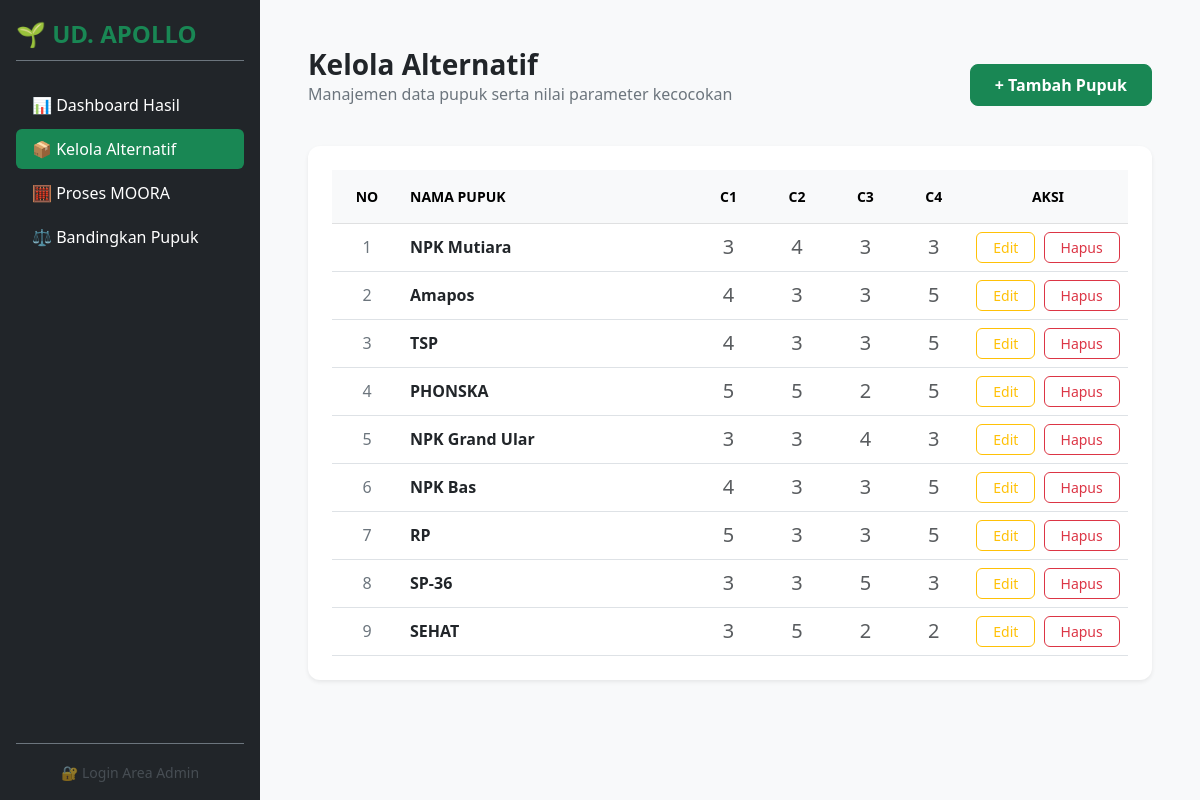
The page /alternatif.php on the database its author committed.
### tables this page shows
CREATE TABLE `kriteria` (
  `id_kriteria` int(11) NOT NULL,
  `kode_kriteria` varchar(5) NOT NULL,
  `nama_kriteria` varchar(100) NOT NULL,
  `bobot` double NOT NULL,
  `atribut` enum('benefit','cost') NOT NULL
);

CREATE TABLE `alternatif` (
  `id_alternatif` int(11) NOT NULL,
  `nama_alternatif` varchar(100) NOT NULL,
  `keterangan` text DEFAULT NULL
);

CREATE TABLE `matriks_keputusan` (
  `id_matriks` int(11) NOT NULL,
  `id_alternatif` int(11) DEFAULT NULL,
  `id_kriteria` int(11) DEFAULT NULL,
  `nilai` double NOT NULL
);

### alternatif.php (called while the page is built, shortened)
<?php
require_once 'config/config.php';
$kriteria_res = $conn->query("SELECT * FROM kriteria ORDER BY kode_kriteria");
$list_kriteria = [];
while ($k = $kriteria_res->fetch_assoc()) {
    $list_kriteria[] = $k;
}
$alternatif_res = $conn->query("SELECT * FROM alternatif");
include 'views/alternatif_list.php';
?>

### views/alternatif_list.php (the view, shortened to what this page needs)
<!DOCTYPE html>
<html lang="id">
<head>
    <link rel="stylesheet" href="https://cdn.jsdelivr.net/npm/bootstrap@5.3.0/dist/css/bootstrap.min.css">
</head>
<body class="d-flex">
    <?php include 'includes/sidebar.php'; ?>
    <div class="flex-grow-1 p-5">
        <div class="d-flex justify-content-between align-items-center mb-4">
            <div>
                <h1 class="h3 fw-bold text-dark m-0">Kelola Alternatif</h1>
                <p class="text-secondary">Manajemen data pupuk serta nilai parameter kecocokan</p>
            </div>
            <a href="form_alternatif.php" class="btn btn-success px-4 py-2 rounded-3 fw-semibold">+ Tambah Pupuk</a>
        </div>
        <div class="table-container shadow-sm">
            <div class="table-responsive">
                <table class="table table-hover align-middle m-0">
                    <thead class="table-light text-secondary small text-uppercase text-center">
                        <tr>
                            <th class="py-3" style="width: 70px;">No</th>
                            <th class="py-3 text-start">Nama Pupuk</th>
                            <?php foreach ($list_kriteria as $k): ?>
                            <th class="py-3" title="<?= $k['nama_kriteria']; ?>"><?= $k['kode_kriteria']; ?>
                            </th>
                            <?php endforeach; ?>
                            <th class="py-3" style="width: 160px;">Aksi</th>
                        </tr>
                    </thead>
                    <tbody>
                        <?php
                        $no = 1;
                        while ($alt = $alternatif_res->fetch_assoc()):
                            $id_alt = $alt['id_alternatif'];
                        ?>
                        <tr>
                            <td class="text-center text-secondary"><?= $no++; ?></td>
                            <td class="fw-semibold text-dark"><?= $alt['nama_alternatif']; ?></td>
                            <?php
                            foreach ($list_kriteria as $k) {
                                $id_k = $k['id_kriteria'];
                                $nilai_res = $conn->query("SELECT nilai FROM matriks_keputusan WHERE id_alternatif = $id_alt AND id_kriteria = $id_k");
                                $data_nilai = $nilai_res->fetch_assoc();
                                $nilai = $data_nilai ? $data_nilai['nilai'] : '-';
                                echo "<td class='text-center fs-5 text-muted'>$nilai</td>";
                            }
                            ?>
                            <td class="text-center">
                                <a href="form_alternatif.php?edit=<?= $id_alt; ?>"
                                    class="btn btn-outline-warning btn-sm px-3 rounded-2 me-1">Edit</a>
                                <a href="alternatif.php?hapus=<?= $id_alt; ?>"
                                    class="btn btn-outline-danger btn-sm px-3 rounded-2"
                                    onclick="return confirm('Apakah Anda yakin ingin menghapus pupuk ini?')">Hapus</a>
                            </td>
                        </tr>
                        <?php endwhile; ?>
                    </tbody>
                </table>
            </div>
        </div>
    </div>
</body>
</html>

### includes/sidebar.php (shortened to what this page needs)
<?php
$is_admin_logged = (isset($_SESSION['role']) && $_SESSION['role'] === 'admin');
?>
<div class="bg-dark text-white p-3 vh-100 position-sticky top-0 d-flex flex-column justify-content-between"
    style="width: 260px;">
    <div>
        <div class="d-flex align-items-center mb-4 pb-2 border-bottom border-secondary">
            <span class="fs-4 fw-bold text-success">🌱 UD. APOLLO</span>
        </div>
        <ul class="nav nav-pills flex-column mb-auto gap-1">
            <li class="nav-item">
                <a href="index.php" class="nav-link text-white d-flex align-items-center gap-2" id="nav-dashboard">
                    📊 Dashboard Hasil
                </a>
            </li>
            <li>
                <a href="alternatif.php" class="nav-link text-white d-flex align-items-center gap-2"
                    id="nav-alternatif">
                    📦 Kelola Alternatif
                </a>
            </li>
            <li>
                <a href="proses.php" class="nav-link text-white d-flex align-items-center gap-2" id="nav-proses">
                    🧮 Proses MOORA
                </a>
            </li>
            <li>
                <a href="banding.php" class="nav-link text-white d-flex align-items-center gap-2" id="nav-banding">
                    ⚖️ Bandingkan Pupuk
                </a>
            </li>
        </ul>
    </div>
    <div class="pt-3 border-top border-secondary">
        <?php if ($is_admin_logged): ?>
        <div class="small text-secondary mb-2">Login sebagai:</div>
        <div class="fw-bold text-success text-truncate mb-2" title="<?= $_SESSION['nama']; ?>">
            👨‍💼 <?= $_SESSION['nama']; ?>
        </div>
        <a href="logout.php" class="btn btn-outline-danger btn-sm w-100 py-1 rounded-2 fw-semibold">Keluar Sistem</a>
        <?php else: ?>
        <div class="text-center">
            <a href="login.php" class="text-secondary text-decoration-none small opacity-50 hover-opacity-100">🔐 Login
                Area Admin</a>
        </div>
        <?php endif; ?>
    </div>
</div>

### views/alternatif_list.php (style rules this page uses)
body { background-color: #f8f9fa; font-family: 'Segoe UI', system-ui, sans-serif; }
.table-container { background: white; border-radius: 12px; padding: 24px; box-shadow: 0 4px 6px rgba(0, 0, 0, 0.02); }

### rows shown on the page
kriteria: kode_kriteria "C1", matriks_keputusan.nilai "3", matriks_keputusan.nilai "4", matriks_keputusan.nilai "5"
kriteria: kode_kriteria "C2", matriks_keputusan.nilai "4", matriks_keputusan.nilai "3", matriks_keputusan.nilai "5"
kriteria: kode_kriteria "C3", matriks_keputusan.nilai "3", matriks_keputusan.nilai "2", matriks_keputusan.nilai "4", matriks_keputusan.nilai "5"
kriteria: kode_kriteria "C4", matriks_keputusan.nilai "3", matriks_keputusan.nilai "5", matriks_keputusan.nilai "2"
alternatif: nama_alternatif "NPK Mutiara"
alternatif: nama_alternatif "Amapos"
alternatif: nama_alternatif "TSP"
alternatif: nama_alternatif "PHONSKA"
alternatif: nama_alternatif "NPK Grand Ular"
alternatif: nama_alternatif "NPK Bas"
alternatif: nama_alternatif "RP"
alternatif: nama_alternatif "SP-36"
alternatif: nama_alternatif "SEHAT"
